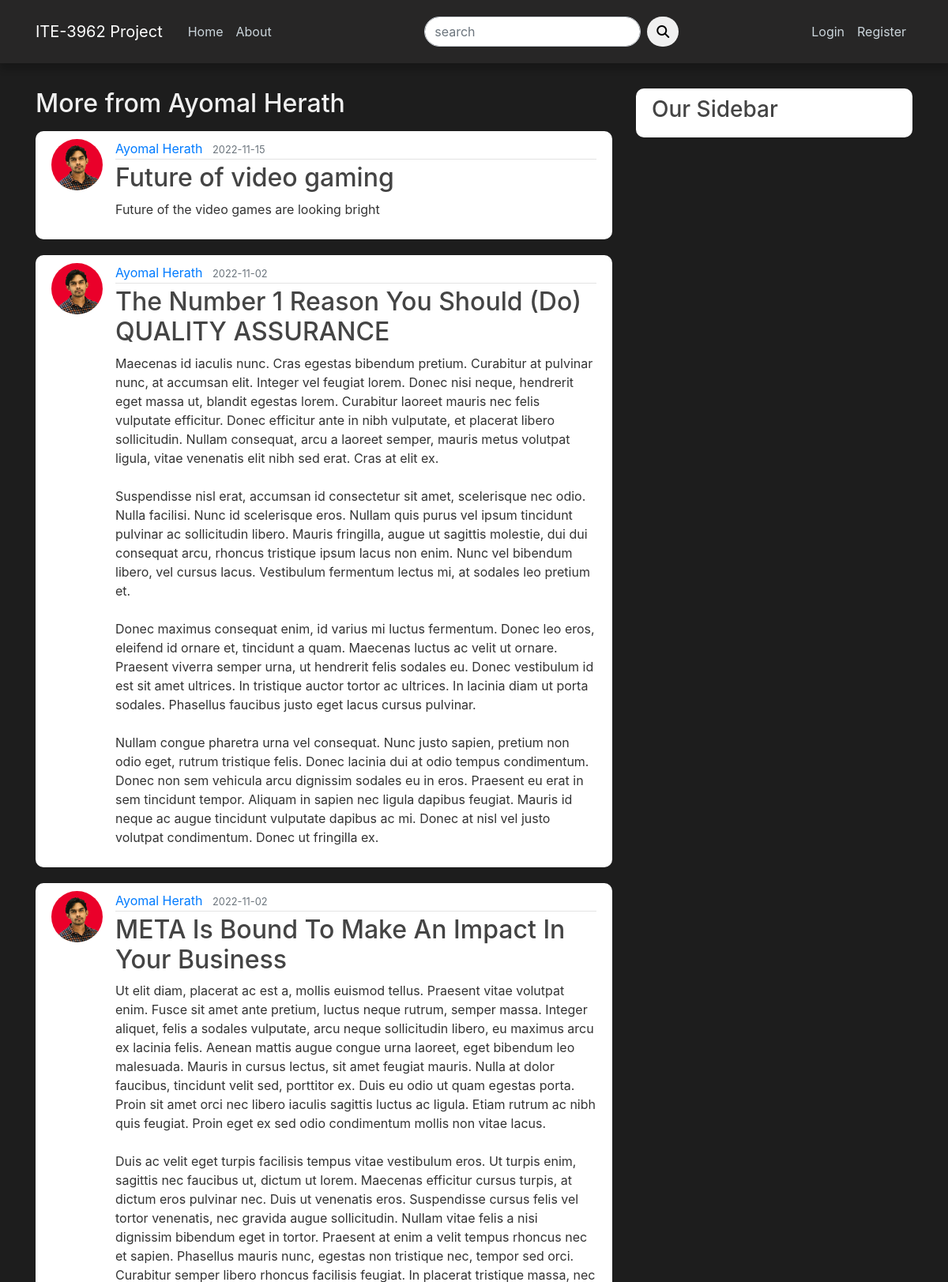
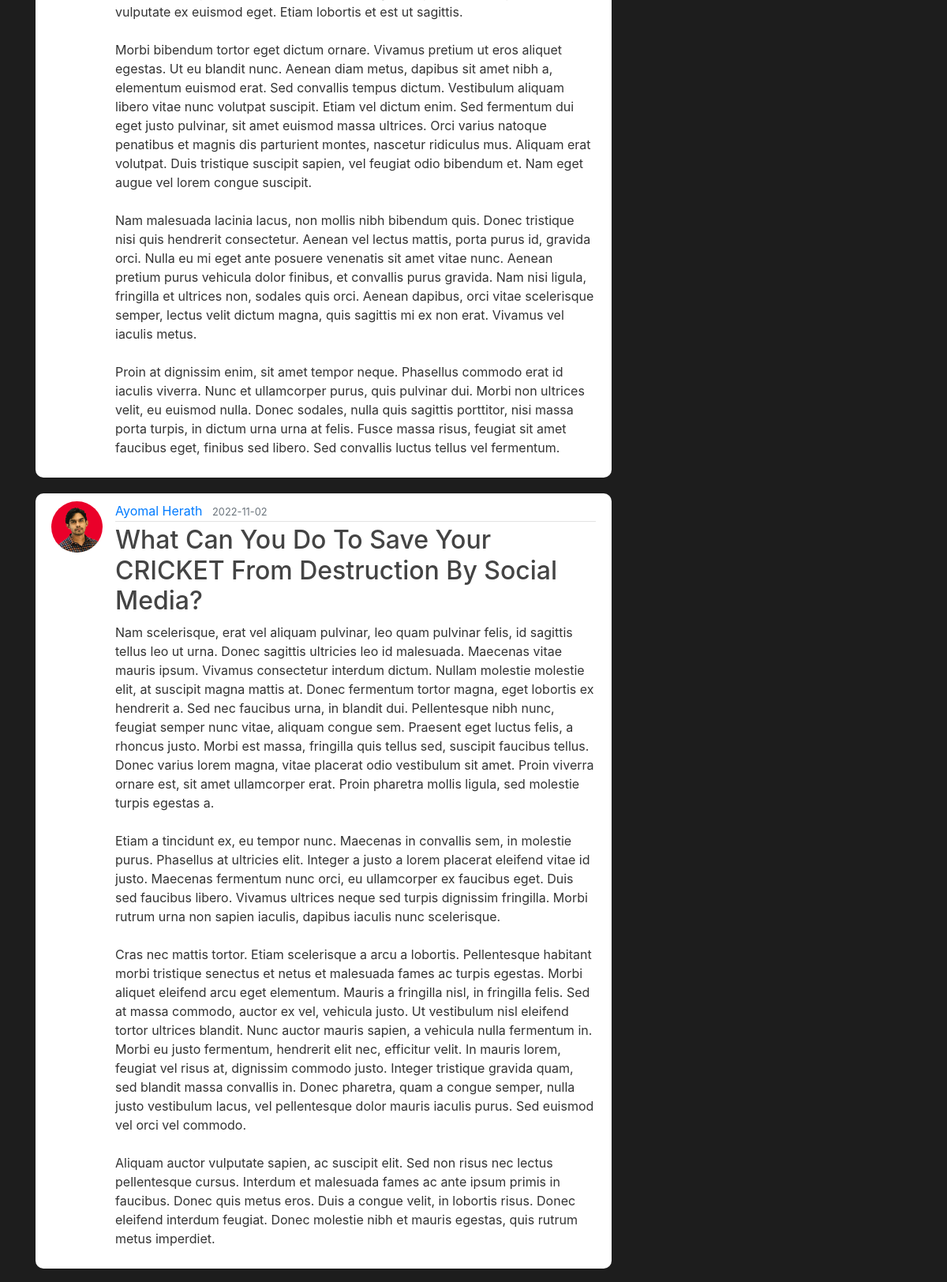
Page /user/Ayomal Herath (upper part) on the committed database (2 pictures, top to bottom).
### blog/models.py (models this page shows, shortened)
class User(db.Model, UserMixin):
    id = db.Column(db.Integer, primary_key=True)
    username = db.Column(db.String(20), unique=True, nullable=False)
    email = db.Column(db.String(120), unique=True, nullable=False)
    image_file = db.Column(db.String(20), nullable=False, default='default.jpg')
    password = db.Column(db.String(60), nullable=False)
    posts = db.relationship('Post', backref='author', lazy=True)

class Post(db.Model):
    id = db.Column(db.Integer, primary_key=True)
    title = db.Column(db.String(100), nullable=False)
    date_posted = db.Column(db.DateTime, nullable=False, default=datetime.utcnow)
    content = db.Column(db.Text, nullable=False)
    post_image = db.Column(db.String(200), nullable=True)
    user_id = db.Column(db.Integer, db.ForeignKey('user.id'), nullable=False)

### blog/users/routes.py (the view)
@users.route("/user/<string:username>")
def user_posts(username):
    page = request.args.get('page', 1, type=int)
    user = User.query.filter_by(username=username).first_or_404()
    posts = Post.query.filter_by(author=user)\
        .order_by(Post.date_posted.desc())\
        .paginate(page=page, per_page=5)#pagination and post order
    return render_template('user_posts.html', posts=posts, user=user)

### blog/users/forms.py
class SearchForm(FlaskForm):
    searched = StringField('search', validators=[DataRequired()])
    submit = SubmitField('Submit')

### blog/users/routes.py (called while the page is built)
@app.context_processor
def home():
    form = SearchForm()
    return dict(form=form)

### blog/templates/user_posts.html (shortened to what this page needs)
{% extends "layout.html" %}
{% block content %}
    <h2 class="title mb-3">More from {{user.username}} </h2>
    {% for post in posts.items %}
        <article class="media content-section">
            <img src="{{ url_for('static', filename='profile_pics/' + post.author.image_file)}}" class="rounded-circle article-img" alt="">
            <div class="media-body">
            <div class="article-metadata">
                <a class="mr-2" href="{{url_for('users.user_posts', username=post.author.username )}}">{{ post.author.username }}</a>
                <small class="text-muted">{{ post.date_posted.strftime('%Y-%m-%d') }}</small>
            </div>
            <h2><a class="article-title" href="{{ url_for('posts.post', post_id=post.id)}}">{{ post.title }}</a></h2>
            <p class="article-content">{{ post.content }}</p>
            </div>
        </article>
    {% endfor %}
{% endblock content %}

### blog/static/main.css (style rules this page uses)
body { background: #1d1d1d; color: #333333; margin-top: 7rem; }
h1, h2, h3, h4, h5, h6 { color: #444444; }
.title { color: #f0f0f0; }
.content-section { background: #ffffff; padding: 10px 20px; border-radius: 10px; margin-bottom: 20px; }
.article-title { color: #444444; }
.article-content { white-space: pre-line; }
.article-img { height: 65px; width: 65px; margin-right: 16px; }
.article-metadata { padding-bottom: 1px; margin-bottom: 4px; border-bottom: 1px solid #e3e3e3 }

### rows in the picture
User: username "Ayomal Herath"
Post: image_file (picture), author.username "Ayomal Herath", date_posted "2022-11-15", title "Future of video gaming", content "Future of the video games are looking bright"
Post: image_file (picture), author.username "Ayomal Herath", date_posted "2022-11-02", title "The Number 1 Reason You Should (Do) QUALITY ASSURANCE", content "Maecenas id iaculis nunc. Cras egestas bibendum pretium. Curabitur at pulvinar nunc, at accumsan elit. Integer vel feugiat lorem. Donec nisi neque, hendrerit eget massa ut, blandit egestas lorem. Curabitur laoreet mauris nec felis vulputate efficitur. Donec efficitur ante in nibh vulputate, et placerat libero sollicitudin. Nullam consequat, arcu a laoreet semper, mauris metus volutpat ligula, vitae venenatis elit nibh sed erat. Cras at elit ex. Suspendisse nisl erat, accumsan id consectetur sit amet, scelerisque nec odio. Nulla facilisi. Nunc id scelerisque eros. Nullam quis purus vel ipsum tincidunt pulvinar ac sollicitudin libero. Mauris fringilla, augue ut sagittis molestie, dui dui…"
Post: image_file (picture), author.username "Ayomal Herath", date_posted "2022-11-02", title "META Is Bound To Make An Impact In Your Business", content "Ut elit diam, placerat ac est a, mollis euismod tellus. Praesent vitae volutpat enim. Fusce sit amet ante pretium, luctus neque rutrum, semper massa. Integer aliquet, felis a sodales vulputate, arcu neque sollicitudin libero, eu maximus arcu ex lacinia felis. Aenean mattis augue congue urna laoreet, eget bibendum leo malesuada. Mauris in cursus lectus, sit amet feugiat mauris. Nulla at dolor faucibus, tincidunt velit sed, porttitor ex. Duis eu odio ut quam egestas porta. Proin sit amet orci nec libero iaculis sagittis luctus ac ligula. Etiam rutrum ac nibh quis feugiat. Proin eget ex sed odio condimentum mollis non vitae lacus. Duis ac velit eget turpis facilisis tempus vitae vestibulum…"
Post: image_file (picture), author.username "Ayomal Herath", date_posted "2022-11-02", title "What Can You Do To Save Your CRICKET From Destruction By Social Media?", content "Nam scelerisque, erat vel aliquam pulvinar, leo quam pulvinar felis, id sagittis tellus leo ut urna. Donec sagittis ultricies leo id malesuada. Maecenas vitae mauris ipsum. Vivamus consectetur interdum dictum. Nullam molestie molestie elit, at suscipit magna mattis at. Donec fermentum tortor magna, eget lobortis ex hendrerit a. Sed nec faucibus urna, in blandit dui. Pellentesque nibh nunc, feugiat semper nunc vitae, aliquam congue sem. Praesent eget luctus felis, a rhoncus justo. Morbi est massa, fringilla quis tellus sed, suscipit faucibus tellus. Donec varius lorem magna, vitae placerat odio vestibulum sit amet. Proin viverra ornare est, sit amet ullamcorper erat. Proin pharetra mollis…"
